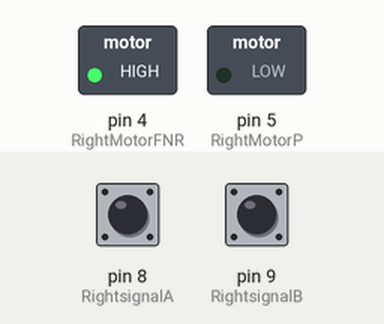
Simulated run of this sketch. Board: Arduino Uno, built with avr-gcc and run on an emulated ATmega328P. Shown: switched loads named in the sketch (green lamp = pin HIGH). The inputs (shaded band) are chosen by the test bench; at power-on: pin 8 (RightsignalA) HIGH, pin 9 (RightsignalB) HIGH. What the sketch prints to the serial monitor is not drawn.

Above: at 0.1 s.
Timing chart, 0 to 1.6 s (numbered marks = the images above):
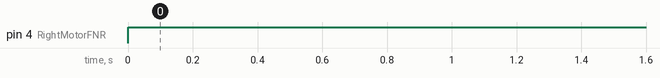

The sketch:

encoderSerialTest01.ino
```cpp
int encoderPosRight = 0;
int RightMotorP = 5;
int RightMotorFNR = 4;
int RightsignalA = 8;
int RightsignalB = 9;

void setup() {

  Serial.begin(9600);
  // put your setup code here, to run once:
  pinMode(RightsignalA, INPUT_PULLUP);
  pinMode(RightsignalB, INPUT_PULLUP);

  pinMode(RightMotorFNR, OUTPUT);

}

void loop() {
  // put your main code here, to run repeatedly:
 //digitalWrite(LeftMotorFNR,HIGH);
 //analogWrite(LeftMotorP,120);
 digitalWrite(RightMotorFNR, HIGH);
 analogWrite(RightMotorP,0);
 Serial.print("  A : ");
 Serial.print(digitalRead(RightsignalA));
 Serial.print("  B : ");
 Serial.println(digitalRead(RightsignalB));
 delay(10);
}
```

Measured:
- by itself, pin 4 (RightMotorFNR): LOW → HIGH at 0.00 s
